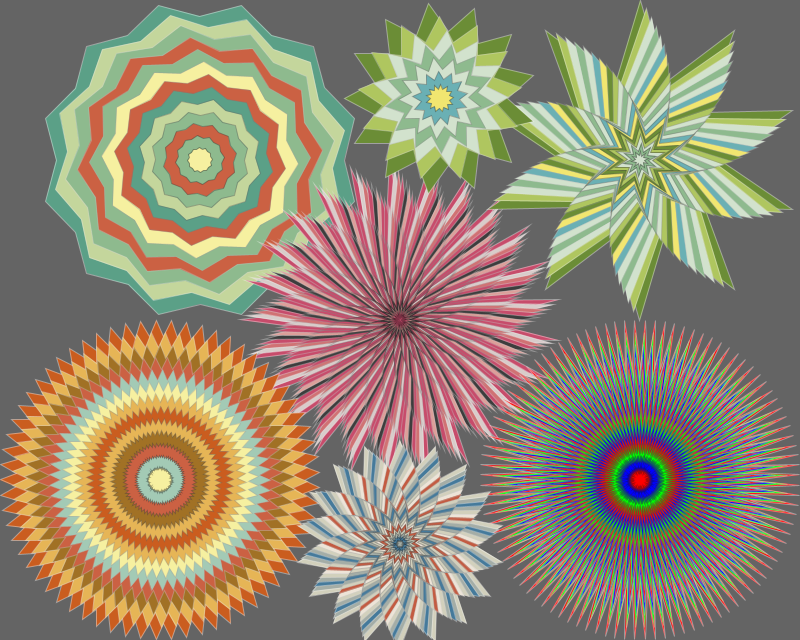
Frame 1 (no input)
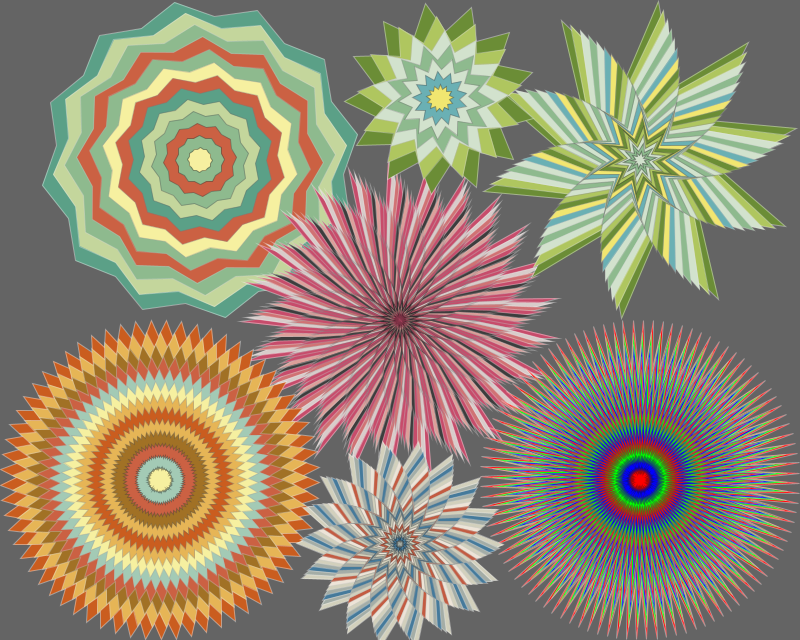
Frame 60 (the mouse pressed at the canvas centre just before this capture)
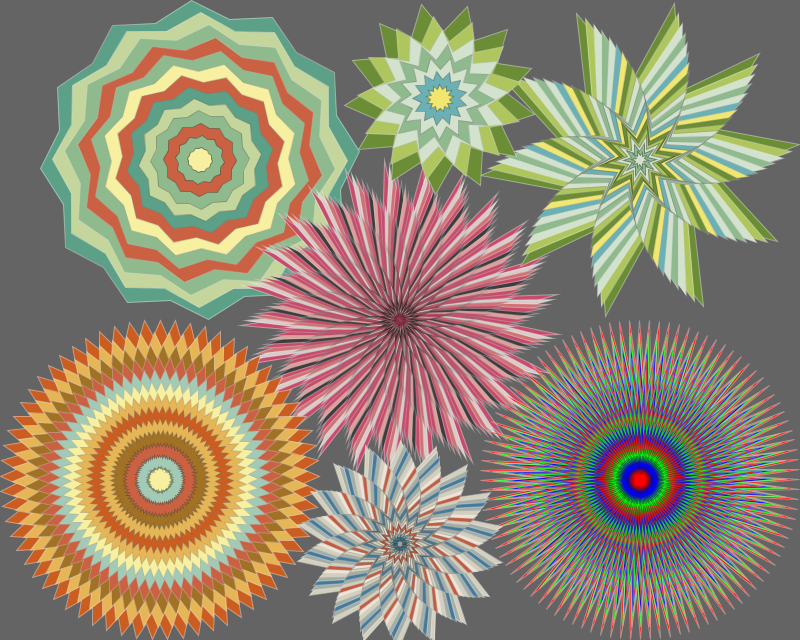
Frame 120 (the mouse held since frame 60 and released just before this capture)

The Processing sketch that drew these frames (run headless with seeded random() and noise(); from frame 60 on, the mouse is pressed at the canvas centre):

// Processing sketch: mandalas
// ── mandalas.pde
int counter;

color[] colors1={#5ba087,#c4d69c,#8eba8e,#cb6143,#8eba8e,#f6f0a0,#cb6143};
color[] colors2={#c74c6b,#d8ccca, #d07274, #c74c6b, #3d3d3d, #dc9f9a, #c74c6b};
color[] colors3={#6b8d36, #afc65f, #d2e2cd, #8eba8e, #d2e2cd, #6ab0b4, #f1e670};
color[] colors4={#6b8d36, #afc65f, #d2e2cd, #8eba8e, #d2e2cd, #6ab0b4, #f1e670};
color[] colors5={#ca5d1f,#e6b556,#a17125,#cb6143,#a3cab5,#f6f0a0,#e6b556};
color[] colors6={#d2d0bc,#a4ada6,#457a9b,#a4ada6,#d2d0bc,#ede4d7,#c35b41};
color[] colors7= {color(255,0,0),color(0,255,0),color(0,0,255)};

void setup(){
size(800, 640);
}

void draw()
{
   background(100);
  
  mandala(width/4, height/4,13,12,width*0.2,0.9,0.1,colors1);
  
  mandala(width/2, height/2,29,25,width*0.2,0.5,-0.5,colors2);
  
  mandala(width*0.8, height/4,19,10,width*0.2,0.5,-0.5,colors3);
  
  mandala(width*0.55, height/6.5,7,13,width*0.12,0.7,-0.5,colors4);
  
  mandala(0.8*width, height*0.75,13,100,width*0.2,0.7,-0.5,colors7);
  
  mandala(0.2*width, height*0.75,13,65,width*0.2,0.9,-0.5,colors5);
  
  mandala(0.5*width, height*0.85,25,18,width*0.13,0.7,-0.5,colors6);
  
  counter=(counter+1)%3600;
}


void mandala(float centerX, float centerY, int steps, int pointCount, float outerRadius,float innerRadiusFactor, float degrees, color[] colors)
{
  translate(centerX,centerY);
  
  float innerRadius = outerRadius*innerRadiusFactor;
  float outerRadiusRatio = outerRadius/steps;
  float innerRadiusRatio = innerRadius/steps;
  float shadeRatio = 255.0/steps;
  float rotationRatio = 45.0/steps;
  
  int colorStep=(steps/colors.length)+1;
  int colorCounter=0;
  
  
  for (int i=0; i<steps; i++) 
  {
  stroke(255-shadeRatio*i, 100);
  //fill(shadeRatio*i,0,0);

  //color c=lerpColor(color(255,0,0), color(0,255,0), (float)i/steps);
  color c=colors[i%colors.length];
  fill(c);
  pushMatrix();
  rotate((rotationRatio*i*PI/180)+radians(degrees*counter));
  star(pointCount, outerRadius-outerRadiusRatio*i, innerRadius-innerRadiusRatio*i);
  popMatrix();
  }
  translate(-centerX,-centerY);  
}

void drawCircle(int x, int y, int s) 
{
  if (s>2) {
  ellipse(x, y, s, s);
  }
}
void star(int pointCount, float innerRadius, float outerRadius) 
{
  //
  float theta = 0.0;
  // point count is 1/2 of total vertex count
  int vertCount = pointCount*2;
  float thetaRot = TWO_PI/vertCount;
  float tempRadius = 0.0;
  float x = 0.0, y = 0.0;
  beginShape();
  for (int i=0; i<pointCount; i++) 
  {
    for (int j=0; j<2; j++)
    {
    tempRadius = innerRadius;
    // true if j is even
    if (j%2==0)
    {
      tempRadius = outerRadius;
    }
    x = cos(theta)*tempRadius;
    y = sin(theta)*tempRadius;
    vertex(x, y);
    theta += thetaRot;
    }
  }
  endShape(CLOSE);
} //
